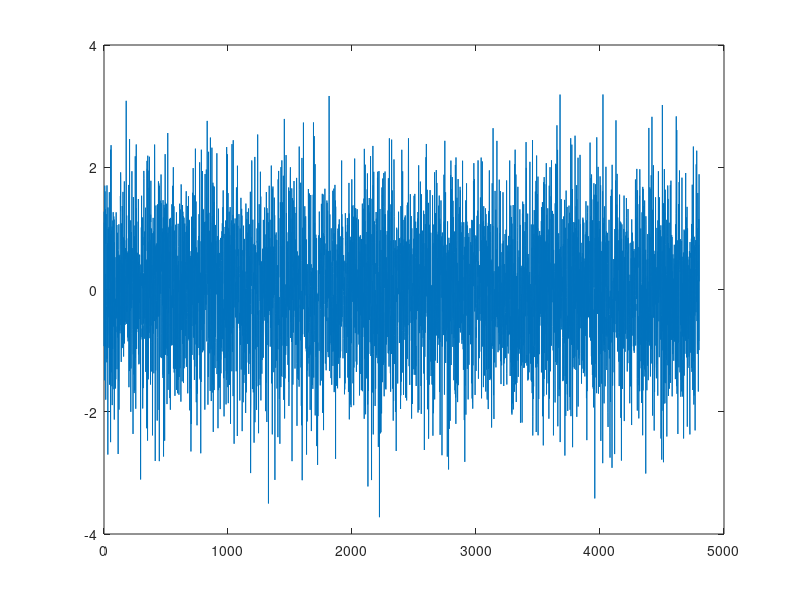

This figure's MATLAB source: (Note: this script raises an error after producing the figure.)
addpath('.');

fs= 48000;
windowsize = 4800;
rep =50;
sos= 343; 

%%% generating the audio file %%%
%[fs, windowsize, rep, sos] = getConstant;

xsignal =wgn(windowsize,1,0);
xsignal_= repmat(xsignal, rep);
xsignal_= xsignal_(:,1);
%xsignal_ = normalize(xsignal_);

x = linspace(0, windowsize, windowsize);
plot(x, xsignal_(1:windowsize, 1)); hold on;
filename = strcat(strcat('wgn-', int2str(windowsize)), '.m4a');

audiowrite(filename, xsignal_, fs);
